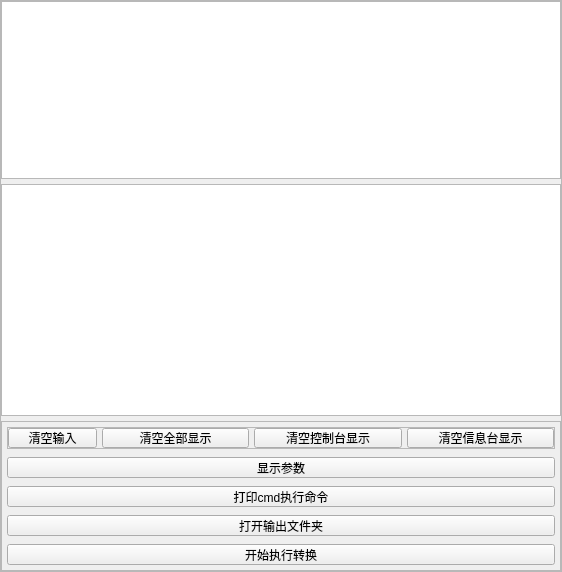
     <widget class="QFrame" name="frame_Right">
      <property name="sizePolicy">
       <sizepolicy hsizetype="Expanding" vsizetype="Expanding">
        <horstretch>100</horstretch>
        <verstretch>0</verstretch>
       </sizepolicy>
      </property>
      <property name="minimumSize">
       <size>
        <width>560</width>
        <height>0</height>
       </size>
      </property>
      <property name="frameShape">
       <enum>QFrame::StyledPanel</enum>
      </property>
      <property name="frameShadow">
       <enum>QFrame::Raised</enum>
      </property>
      <layout class="QVBoxLayout" name="verticalLayout_3">
       <property name="spacing">
        <number>5</number>
       </property>
       <property name="leftMargin">
        <number>0</number>
       </property>
       <property name="topMargin">
        <number>0</number>
       </property>
       <property name="rightMargin">
        <number>0</number>
       </property>
       <property name="bottomMargin">
        <number>0</number>
       </property>
       <item>
        <widget class="QTextBrowser" name="textBrowser_cmd">
         <property name="sizePolicy">
          <sizepolicy hsizetype="Expanding" vsizetype="Expanding">
           <horstretch>0</horstretch>
           <verstretch>100</verstretch>
          </sizepolicy>
         </property>
         <property name="minimumSize">
          <size>
           <width>560</width>
           <height>0</height>
          </size>
         </property>
        </widget>
       </item>
       <item>
        <widget class="QTextBrowser" name="textBrowser">
         <property name="sizePolicy">
          <sizepolicy hsizetype="Expanding" vsizetype="Expanding">
           <horstretch>0</horstretch>
           <verstretch>130</verstretch>
          </sizepolicy>
         </property>
        </widget>
       </item>
       <item>
        <widget class="QFrame" name="frame_pb_Right">
         <property name="sizePolicy">
          <sizepolicy hsizetype="Expanding" vsizetype="Expanding">
           <horstretch>0</horstretch>
           <verstretch>75</verstretch>
          </sizepolicy>
         </property>
         <property name="minimumSize">
          <size>
           <width>0</width>
           <height>150</height>
          </size>
         </property>
         <property name="maximumSize">
          <size>
           <width>16777215</width>
           <height>200</height>
          </size>
         </property>
         <property name="frameShape">
          <enum>QFrame::StyledPanel</enum>
         </property>
         <property name="frameShadow">
          <enum>QFrame::Raised</enum>
         </property>
         <layout class="QVBoxLayout" name="verticalLayout_4">
          <property name="spacing">
           <number>8</number>
          </property>
          <property name="leftMargin">
           <number>5</number>
          </property>
          <property name="topMargin">
           <number>5</number>
          </property>
          <property name="rightMargin">
           <number>5</number>
          </property>
          <property name="bottomMargin">
           <number>5</number>
          </property>
          <item>
           <widget class="QFrame" name="frame_Clear">
            <property name="sizePolicy">
             <sizepolicy hsizetype="Expanding" vsizetype="Expanding">
              <horstretch>0</horstretch>
              <verstretch>0</verstretch>
             </sizepolicy>
            </property>
            <property name="frameShape">
             <enum>QFrame::StyledPanel</enum>
            </property>
            <property name="frameShadow">
             <enum>QFrame::Raised</enum>
            </property>
            <layout class="QHBoxLayout" name="horizontalLayout_8">
             <property name="spacing">
              <number>5</number>
             </property>
             <property name="leftMargin">
              <number>0</number>
             </property>
             <property name="topMargin">
              <number>0</number>
             </property>
             <property name="rightMargin">
              <number>0</number>
             </property>
             <property name="bottomMargin">
              <number>0</number>
             </property>
             <item>
              <widget class="QPushButton" name="pb_ClearInput">
               <property name="sizePolicy">
                <sizepolicy hsizetype="Expanding" vsizetype="Expanding">
                 <horstretch>6</horstretch>
                 <verstretch>0</verstretch>
                </sizepolicy>
               </property>
               <property name="cursor">
                <cursorShape>PointingHandCursor</cursorShape>
               </property>
               <property name="text">
                <string>清空输入</string>
               </property>
              </widget>
             </item>
             <item>
              <widget class="QPushButton" name="pb_ClearAllDisplay">
               <property name="sizePolicy">
                <sizepolicy hsizetype="Expanding" vsizetype="Expanding">
                 <horstretch>10</horstretch>
                 <verstretch>0</verstretch>
                </sizepolicy>
               </property>
               <property name="cursor">
                <cursorShape>PointingHandCursor</cursorShape>
               </property>
               <property name="text">
                <string>清空全部显示</string>
               </property>
              </widget>
             </item>
             <item>
              <widget class="QPushButton" name="pb_ClearConsole">
               <property name="sizePolicy">
                <sizepolicy hsizetype="Expanding" vsizetype="Expanding">
                 <horstretch>10</horstretch>
                 <verstretch>0</verstretch>
                </sizepolicy>
               </property>
               <property name="cursor">
                <cursorShape>PointingHandCursor</cursorShape>
               </property>
               <property name="text">
                <string>清空控制台显示</string>
               </property>
              </widget>
             </item>
             <item>
              <widget class="QPushButton" name="pb_ClearInfo">
               <property name="sizePolicy">
                <sizepolicy hsizetype="Expanding" vsizetype="Expanding">
                 <horstretch>10</horstretch>
                 <verstretch>0</verstretch>
                </sizepolicy>
               </property>
               <property name="cursor">
                <cursorShape>PointingHandCursor</cursorShape>
               </property>
               <property name="text">
                <string>清空信息台显示</string>
               </property>
              </widget>
             </item>
            </layout>
           </widget>
          </item>
          <item>
           <widget class="QPushButton" name="pb_ShowParameter">
            <property name="sizePolicy">
             <sizepolicy hsizetype="Expanding" vsizetype="Expanding">
              <horstretch>0</horstretch>
              <verstretch>0</verstretch>
             </sizepolicy>
            </property>
            <property name="cursor">
             <cursorShape>PointingHandCursor</cursorShape>
            </property>
            <property name="text">
             <string>显示参数</string>
            </property>
           </widget>
          </item>
          <item>
           <widget class="QPushButton" name="pb_Print">
            <property name="sizePolicy">
             <sizepolicy hsizetype="Expanding" vsizetype="Expanding">
              <horstretch>0</horstretch>
              <verstretch>0</verstretch>
             </sizepolicy>
            </property>
            <property name="cursor">
             <cursorShape>PointingHandCursor</cursorShape>
            </property>
            <property name="text">
             <string>打印cmd执行命令</string>
            </property>
           </widget>
          </item>
          <item>
           <widget class="QPushButton" name="pb_OpenDir">
            <property name="sizePolicy">
             <sizepolicy hsizetype="Expanding" vsizetype="Expanding">
              <horstretch>0</horstretch>
              <verstretch>0</verstretch>
             </sizepolicy>
            </property>
            <property name="cursor">
             <cursorShape>PointingHandCursor</cursorShape>
            </property>
            <property name="text">
             <string>打开输出文件夹</string>
            </property>
           </widget>
          </item>
          <item>
           <widget class="QPushButton" name="pb_Launch">
            <property name="sizePolicy">
             <sizepolicy hsizetype="Expanding" vsizetype="Expanding">
              <horstretch>0</horstretch>
              <verstretch>0</verstretch>
             </sizepolicy>
            </property>
            <property name="cursor">
             <cursorShape>PointingHandCursor</cursorShape>
            </property>
            <property name="text">
             <string>开始执行转换</string>
            </property>
           </widget>
          </item>
         </layout>
        </widget>
       </item>
      </layout>
     </widget>
